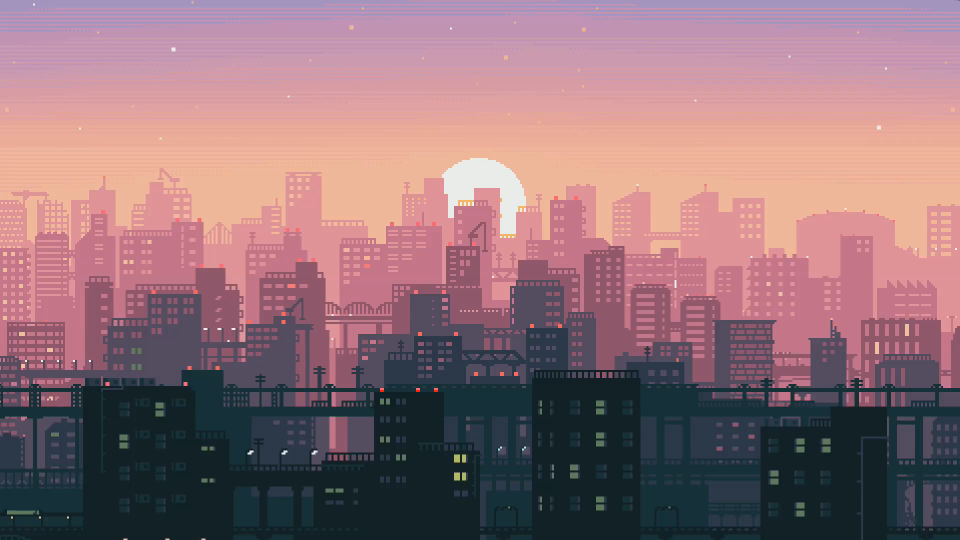
#> input picture thumb_maker/img/thumb-1920-939716.png, 1920 x 1080 px (shown at 1/2 size); its folder holds only this picture in this run
$ python thumb.py
#> lines starting #> are read from the running program, lines starting #| are printed output that depends on the picture
from PIL import Image
from os import listdir
from PIL import Image
import random
import os

#listing img dir
DIR = 'img'

img_list = listdir("img")

#select center and crop
def crop_center(pil_img, crop_width: int, crop_height: int) -> Image:

    img_width, img_height = pil_img.size
    return pil_img.crop(((img_width - crop_width) // 2,
                         (img_height - crop_height) // 2,
                         (img_width + crop_width) // 2,
                         (img_height + crop_height) // 2))

#create image
def crop_max_square(pil_img):
    return crop_center(pil_img, min(pil_img.size), min(pil_img.size))


for filename in img_list:
        outname = "out/" + filename
        filename = "img/" + filename
        print(filename)
        #open image
        im = Image.open(filename)
#> im is the input picture: PIL image 1920x1080 RGB; mean R, G, B 146.5, 112.6, 119.9
        #crop square
        im_new = crop_max_square(im)
#> in crop_center, `return pil_img.crop(((img_width - crop_width) // 2, (img_height - crop..`:
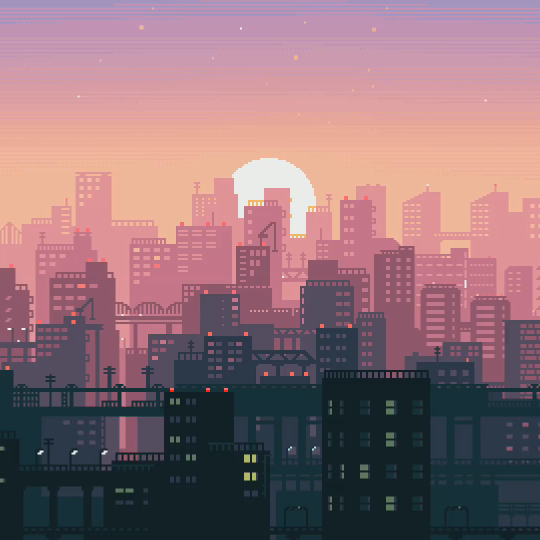
#> returned value: PIL image 1080x1080 RGB (shown at 1/2 size); mean R, G, B 143.2, 111.1, 118.4
        #resize to rhumbnale
        im_th = im_new.resize((128,128))
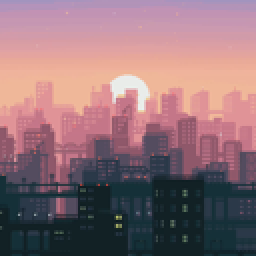
#> im_th: PIL image 128x128 RGB (shown 2 times larger); mean R, G, B 143.2, 111.1, 118.4
        #save with compress
        im_th.save(outname, quality=95)
